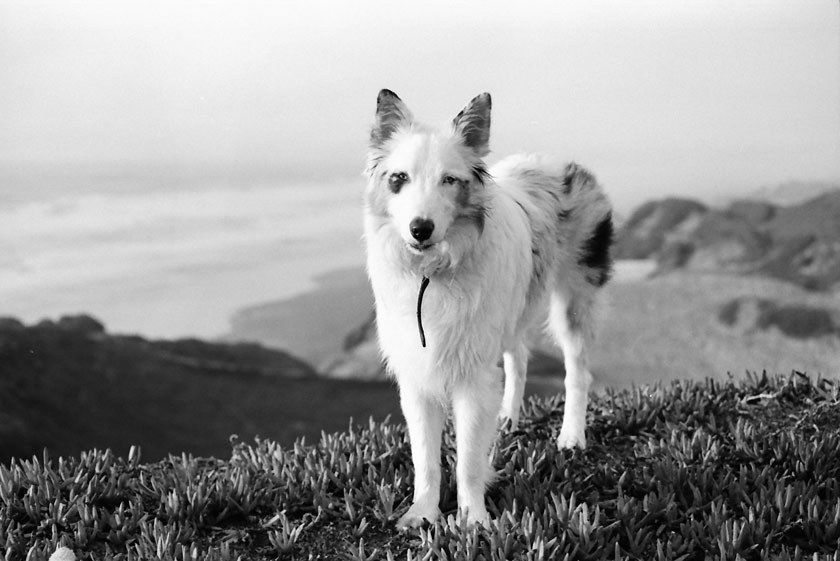
#> input picture dog.jpg, 840 x 561 px
$ python ideal-high-pass.py
#> lines starting #> are read from the running program, lines starting #| are printed output that depends on the picture
from math import floor, sqrt, exp
from scipy import fftpack
import numpy as np
from PIL import Image


def readImage(path):
#> called with path = 'dog.jpg'
    img = Image.open(path)
#> img is the input picture: PIL image 840x561 RGB; min 0, max 255, mean 151.8
#> the answer given: 3
    return img


def shiftXY(npArr):
    rows, cols, m = npArr.shape
#> rows = 561; cols = 840; m = 3
    for i in range(rows):
        for j in range(cols):
            for k in range(m):
                npArr[i][j][k] = npArr[i][j][k] * ((-1) ** (i + j + k))
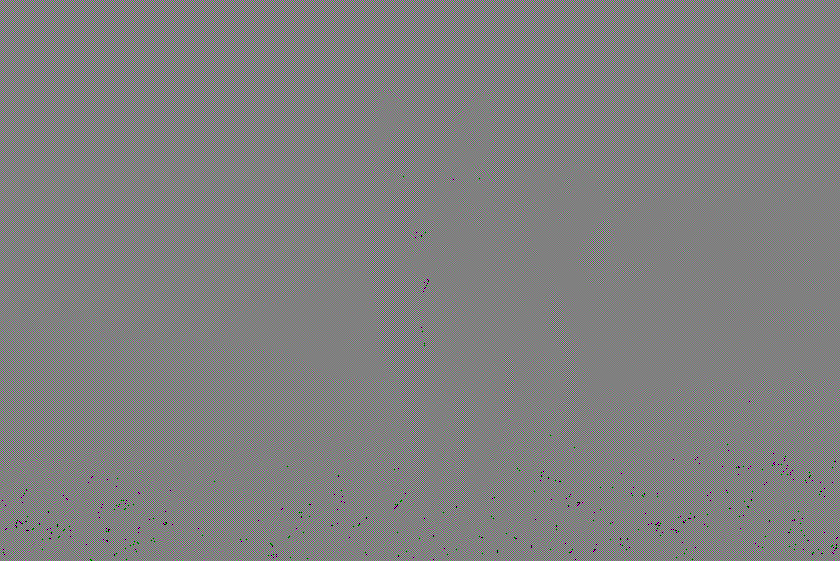
#> npArr: shape (561, 840, 3); mean R, G, B 127.9, 127.9, 127.9
    return npArr


def idealHPF(image):
    npImage = np.array(image)
    cutoff = float(input("Enter cutoff radius"))
    npImage = shiftXY(npImage)
    fft = fftpack.fftshift(fftpack.fft2(npImage))
    rows, cols, m = fft.shape
#> rows = 561; cols = 840; m = 3
    for i in range(rows):
        for j in range(cols):
            for k in range(m):
                duv = sqrt(i * i + j * j + k * k)
                if (duv <= cutoff):
                    hpf = 0
                else:
                    hpf = 1
                fft[i][j][k] = hpf * fft[i][j][k]
    ifft2 = np.real(fftpack.ifft2(fftpack.ifftshift(fft)))
    ifft2 = np.maximum(0, np.minimum(ifft2, 255))
    magnitude_spectrum = 20 * np.log(np.abs(ifft2))
#> magnitude_spectrum: shape (561, 840, 3) float64; 0.07% of the values are NaN or infinite; the others: min -1386.3, max 110.8, mean 90.21
    magnitude_spectrum = shiftXY(magnitude_spectrum)
#> after the loop in shiftXY (call 2), `for i in range(rows):`: npArr: shape (561, 840, 3) float64; 0.07% of the values are NaN or infinite; the others: min -707.3, max 1386.3, mean 5.28
    newImage = Image.fromarray(magnitude_spectrum.astype(np.uint8))
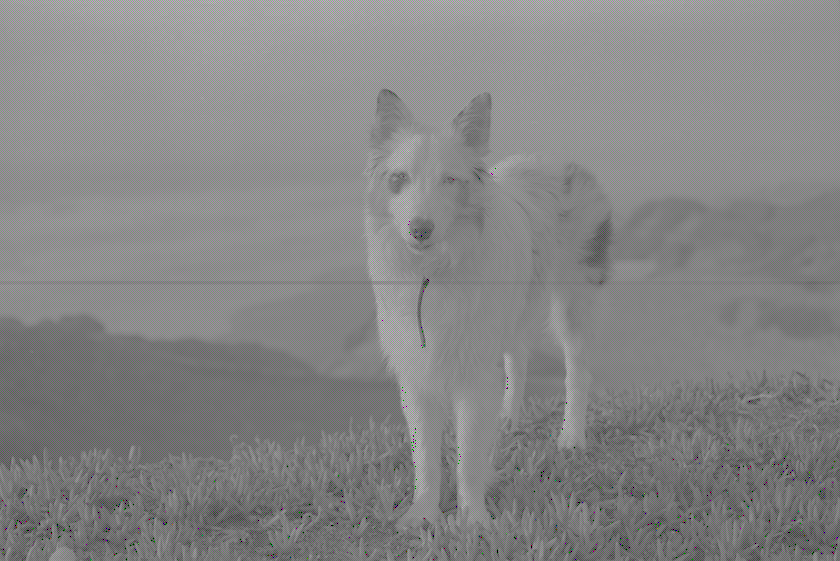
#> newImage: PIL image 840x561 RGB; mean R, G, B 133.2, 133.2, 133.2
    newImage.show()


if __name__ == '__main__':
    im = readImage("dog.jpg")
    idealHPF(im)
